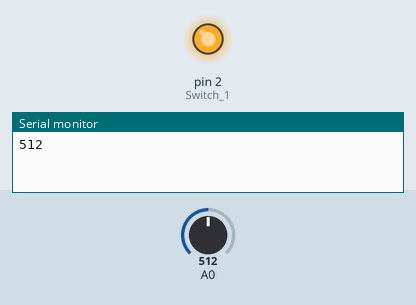
Bench run of a sketch on a simulated Arduino Uno, built with avr-gcc and run on an emulated ATmega328P. Shown: output pins drawn as LEDs (lit = HIGH), the last lines printed to the serial monitor. Dashed ring = blinking. The inputs (shaded band) are chosen by the test bench; at power-on: A0 = 512.

Above: at 2.8 s.
2.9 s: A0 set to 85
At 3.8 s:
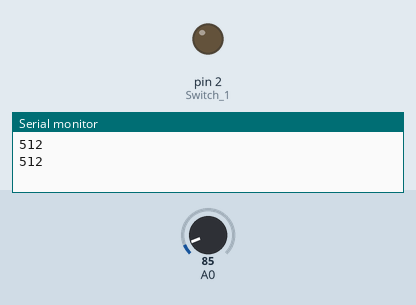
5.6 s: A0 set to 104
At 8.8 s:
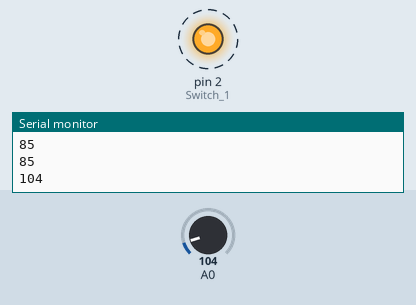
11.6 s: A0 set to 0
At 13.1 s:
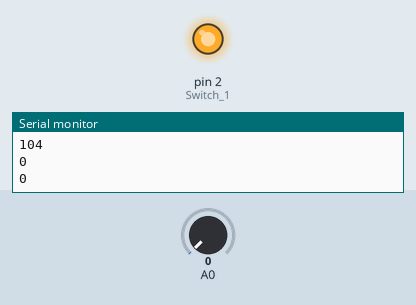
14.3 s: A0 set to 105
At 17.8 s:
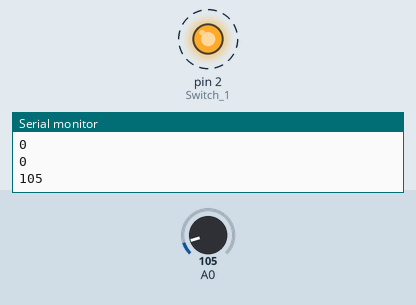
Timing chart, 0 to 21.3 s (numbered marks = the images above; inputs shaded):
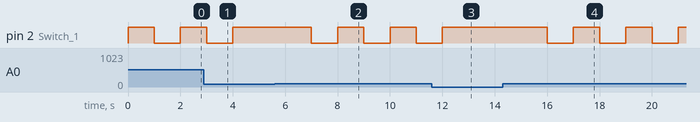

Measured:
- the behaviour switches between 94 and 95 on A0 (found by bisection; images 1 and 2)
- after the input at 2.9 s, pin 2 (Switch_1): goes on until 4.0 s, then stays HIGH
- after the input at 5.6 s, pin 2 (Switch_1): alternates HIGH for 1.0 s and LOW for 1.0 s, starting after 1.4 s
- after the input at 11.6 s, pin 2 (Switch_1): goes on until 12.0 s, then stays HIGH
- after the input at 14.3 s, pin 2 (Switch_1): alternates HIGH for 1.0 s and LOW for 1.0 s, starting after 1.7 s

The sketch:

ambient_light.ino
```cpp
void setup() {
  // put your setup code here, to run once:
  Serial.begin(9600);
  pinMode(2, OUTPUT); // Switch 1
  digitalWrite(2, HIGH);
}

void loop() {
  // put your main code here, to run repeatedly:
    digitalWrite(2, HIGH);
    int potentiometer1 = analogRead(A0);
    if(potentiometer1 < 95){
      //its night

    }else{
      //it be day

      delay(1000);
      digitalWrite(2, LOW);

    }
    Serial.println(potentiometer1);
    delay(1000);
}

void dayStatus(){

}

void nightStatus(){

}
```
